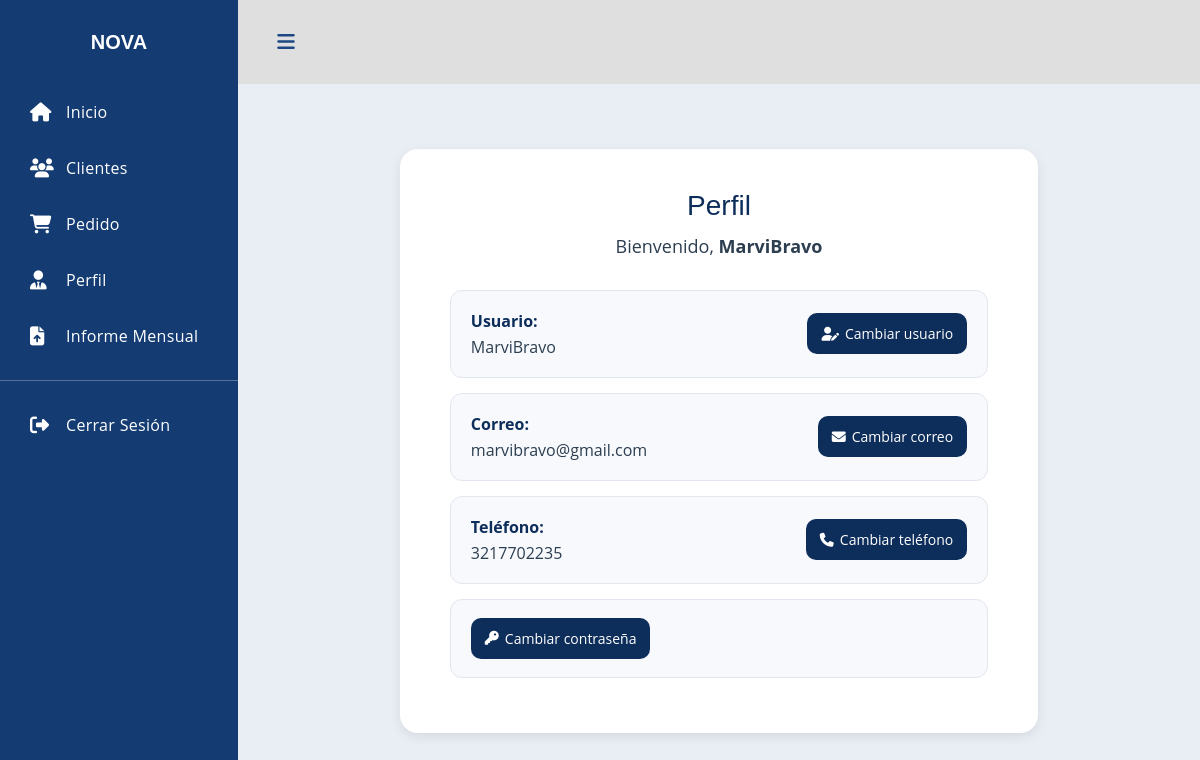
The app's page /config/ (signed in) with its own data.
### usuarios/models.py (models this page shows, shortened)
class Usuario(models.Model):
    usuario = models.CharField(max_length=50, unique=True)
    contraseña = models.CharField(max_length=255)  # Puedes dejarlo TEXT
    correo = models.EmailField(unique=True, null=True, blank=True)
    telefono = models.CharField(max_length=15, null=True, blank=True)
    fecha_registro = models.DateTimeField(auto_now_add=True)

### usuarios/decorators.py (the view)
    def wrapper(request, *args, **kwargs):
        usuario_id = request.session.get("usuario_id")
        if usuario_id is None:
            return redirect("login")
        request.usuario_actual = Usuario.objects.get(id=usuario_id)
        return func(request, *args, **kwargs)

### config/views.py (called while the page is built)
@login_requerido
def config_dashboard(request):
    usuario = request.usuario_actual
    return render(request, "config/dashboard.html", {"usuario": usuario})

### config/templates/config/dashboard.html (shortened to what this page needs)
{% extends 'menu/menu.html' %}
{% load static %}
{% block content %}
<link rel="stylesheet" href="{% static 'config/CSS/config.css' %}">
<div class="config-container">
    <div class="config-card">
        <h2 class="config-title">Perfil</h2>
        <p class="welcome-user">
            Bienvenido, <strong>{{ usuario.usuario }}</strong>
        </p>
        <ul class="config-list">
            <li class="config-item">
                <div class="item-info">
                    <span class="item-label">Usuario:</span>
                    <span class="item-value">{{ usuario.usuario }}</span>
                </div>
                <a class="item-btn" href="{% url 'cambiar_usuario' %}">
                    <i class="fa-solid fa-user-pen"></i> Cambiar usuario
                </a>
            </li>
            <li class="config-item">
                <div class="item-info">
                    <span class="item-label">Correo:</span>
                    <span class="item-value">{{ usuario.correo }}</span>
                </div>
                <a class="item-btn" href="{% url 'cambiar_correo' %}">
                    <i class="fa-solid fa-envelope"></i> Cambiar correo
                </a>
            </li>
            <li class="config-item">
                <div class="item-info">
                    <span class="item-label">Teléfono:</span>
                    <span class="item-value">{{ usuario.telefono }}</span>
                </div>
                <a class="item-btn" href="{% url 'cambiar_telefono' %}">
                    <i class="fa-solid fa-phone"></i> Cambiar teléfono
                </a>
            </li>
            <li class="config-item config-item-last">
                <a class="item-btn full" href="{% url 'cambiar_contraseña' %}">
                    <i class="fa-solid fa-key"></i> Cambiar contraseña
                </a>
            </li>
        </ul>
    </div>
</div>
{% endblock %}

### menu/static/menu/CSS/style.css (style rules this page uses)
:root { --font-family-sans-serif: "Open Sans", -apple-system, BlinkMacSystemFont, "Segoe UI", Roboto, "Helvetica Neue", Arial, sans-serif, "Apple Color Emoji", "Segoe UI Emoji", "Segoe UI Symbol", "Noto Color Emoji"; }
*, *::before, *::after { -webkit-box-sizing: border-box; box-sizing: border-box; }
html { font-family: sans-serif; line-height: 1.15; -webkit-text-size-adjust: 100%; -webkit-tap-highlight-color: rgba(0, 0, 0, 0); }
body { margin: 0; font-family: "Open Sans", -apple-system, BlinkMacSystemFont, "Segoe UI", Roboto, "Helvetica Neue", Arial, sans-serif, "Apple Color Emoji", "Segoe UI Emoji", "Segoe UI Symbol", "Noto Color Emoji"; font-size: 1rem; font-weight: 400; line-height: 1.5; color: #515151; text-align: left; background-color: #e9edf4; }
h1, h2, h3, h4, h5, h6 { margin-top: 0; margin-bottom: 0.5rem; }
p { margin-top: 0; margin-bottom: 1rem; }
a { color: #3f84fc; text-decoration: none; background-color: transparent; }
h1, h2, h3, h4, h5, h6, .h1, .h2, .h3, .h4, .h5, .h6 { font-family: "Nunito", sans-serif; margin-bottom: 0.5rem; font-weight: 500; line-height: 1.2; }

### config/static/config/CSS/config.css (style rules this page uses)
.config-container { display: flex; justify-content: center; padding: 40px 0; }
.config-card { background: #fff; width: 70%; max-width: 700px; padding: 40px 50px; border-radius: 18px; box-shadow: 0 4px 12px rgba(0,0,0,0.08); }
.config-title { text-align: center; font-size: 28px; color: #0d2d5b; margin-bottom: 10px; }
.welcome-user { text-align: center; font-size: 18px; color: #2c3e50; margin: 5px 0 30px; display: block; width: 100%; }
.config-list { list-style: none; padding: 0; margin: 0; }
.config-item { background: #f7f9fc; border: 1px solid #e2e6ee; padding: 18px 20px; border-radius: 12px; display: flex; justify-content: space-between; align-items: center; margin-bottom: 15px; }
.item-info { display: flex; flex-direction: column; }
.item-label { color: #0d2d5b; font-weight: bold; }
.item-value { color: #2c3e50; margin-top: 2px; }
.item-btn { background: #0d2d5b; color: white; padding: 10px 14px; border-radius: 10px; font-size: 14px; text-decoration: none; display: flex; align-items: center; gap: 6px; transition: 0.2s ease-in-out; }
.item-btn.full { justify-content: center; }

### records on screen
Usuario: usuario "MarviBravo", correo "marvibravo@gmail.com", telefono "3217702235"
